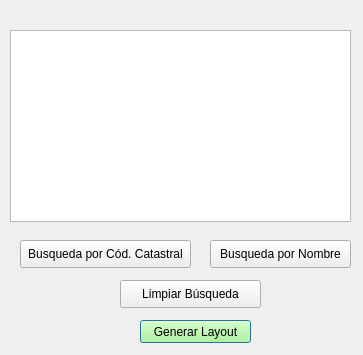
<?xml version="1.0" encoding="UTF-8"?>
<ui version="4.0">
 <class>Dialog</class>
 <widget class="QDialog" name="Dialog">
  <property name="geometry">
   <rect>
    <x>0</x>
    <y>0</y>
    <width>363</width>
    <height>355</height>
   </rect>
  </property>
  <property name="windowTitle">
   <string>Dialog</string>
  </property>
  <widget class="QListWidget" name="list_bbdd">
   <property name="geometry">
    <rect>
     <x>10</x>
     <y>30</y>
     <width>341</width>
     <height>192</height>
    </rect>
   </property>
  </widget>
  <widget class="QPushButton" name="btn_layout">
   <property name="geometry">
    <rect>
     <x>140</x>
     <y>320</y>
     <width>111</width>
     <height>23</height>
    </rect>
   </property>
   <property name="styleSheet">
    <string notr="true">background-color:rgb(170, 255, 127)</string>
   </property>
   <property name="text">
    <string>Generar Layout</string>
   </property>
  </widget>
  <widget class="QPushButton" name="btn_selec_ref">
   <property name="geometry">
    <rect>
     <x>20</x>
     <y>240</y>
     <width>171</width>
     <height>28</height>
    </rect>
   </property>
   <property name="text">
    <string>Busqueda por Cód. Catastral</string>
   </property>
  </widget>
  <widget class="QPushButton" name="btn_selec_nombre">
   <property name="geometry">
    <rect>
     <x>210</x>
     <y>240</y>
     <width>141</width>
     <height>28</height>
    </rect>
   </property>
   <property name="text">
    <string>Busqueda por Nombre</string>
   </property>
  </widget>
  <widget class="QPushButton" name="btn_limpiar">
   <property name="geometry">
    <rect>
     <x>120</x>
     <y>280</y>
     <width>141</width>
     <height>28</height>
    </rect>
   </property>
   <property name="text">
    <string>Limpiar Búsqueda</string>
   </property>
  </widget>
 </widget>
 <resources/>
 <connections/>
</ui>
